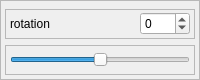
                              <widget class="QFrame" name="frame_10">
                               <property name="maximumSize">
                                <size>
                                 <width>16777215</width>
                                 <height>80</height>
                                </size>
                               </property>
                               <property name="frameShape">
                                <enum>QFrame::StyledPanel</enum>
                               </property>
                               <property name="frameShadow">
                                <enum>QFrame::Raised</enum>
                               </property>
                               <layout class="QVBoxLayout" name="verticalLayout_13">
                                <property name="leftMargin">
                                 <number>4</number>
                                </property>
                                <property name="topMargin">
                                 <number>8</number>
                                </property>
                                <property name="rightMargin">
                                 <number>4</number>
                                </property>
                                <property name="bottomMargin">
                                 <number>4</number>
                                </property>
                                <item>
                                 <widget class="QFrame" name="frame_19">
                                  <property name="minimumSize">
                                   <size>
                                    <width>0</width>
                                    <height>0</height>
                                   </size>
                                  </property>
                                  <property name="maximumSize">
                                   <size>
                                    <width>16777215</width>
                                    <height>30</height>
                                   </size>
                                  </property>
                                  <property name="frameShape">
                                   <enum>QFrame::StyledPanel</enum>
                                  </property>
                                  <property name="frameShadow">
                                   <enum>QFrame::Raised</enum>
                                  </property>
                                  <layout class="QHBoxLayout" name="horizontalLayout_10">
                                   <property name="leftMargin">
                                    <number>4</number>
                                   </property>
                                   <property name="topMargin">
                                    <number>1</number>
                                   </property>
                                   <property name="rightMargin">
                                    <number>4</number>
                                   </property>
                                   <property name="bottomMargin">
                                    <number>1</number>
                                   </property>
                                   <item>
                                    <widget class="QLabel" name="label_17">
                                     <property name="text">
                                      <string>rotation</string>
                                     </property>
                                    </widget>
                                   </item>
                                   <item>
                                    <widget class="QSpinBox" name="imgRotationSpinbox">
                                     <property name="maximumSize">
                                      <size>
                                       <width>50</width>
                                       <height>16777215</height>
                                      </size>
                                     </property>
                                     <property name="minimum">
                                      <number>-180</number>
                                     </property>
                                     <property name="maximum">
                                      <number>180</number>
                                     </property>
                                    </widget>
                                   </item>
                                  </layout>
                                 </widget>
                                </item>
                                <item>
                                 <widget class="QFrame" name="frame_20">
                                  <property name="minimumSize">
                                   <size>
                                    <width>0</width>
                                    <height>0</height>
                                   </size>
                                  </property>
                                  <property name="maximumSize">
                                   <size>
                                    <width>16777215</width>
                                    <height>30</height>
                                   </size>
                                  </property>
                                  <property name="frameShape">
                                   <enum>QFrame::StyledPanel</enum>
                                  </property>
                                  <property name="frameShadow">
                                   <enum>QFrame::Raised</enum>
                                  </property>
                                  <layout class="QHBoxLayout" name="horizontalLayout_18">
                                   <property name="leftMargin">
                                    <number>4</number>
                                   </property>
                                   <property name="topMargin">
                                    <number>1</number>
                                   </property>
                                   <property name="rightMargin">
                                    <number>4</number>
                                   </property>
                                   <property name="bottomMargin">
                                    <number>1</number>
                                   </property>
                                   <item>
                                    <widget class="QSlider" name="imgRotationSlider">
                                     <property name="minimum">
                                      <number>-180</number>
                                     </property>
                                     <property name="maximum">
                                      <number>180</number>
                                     </property>
                                     <property name="orientation">
                                      <enum>Qt::Horizontal</enum>
                                     </property>
                                    </widget>
                                   </item>
                                  </layout>
                                 </widget>
                                </item>
                               </layout>
                              </widget>
